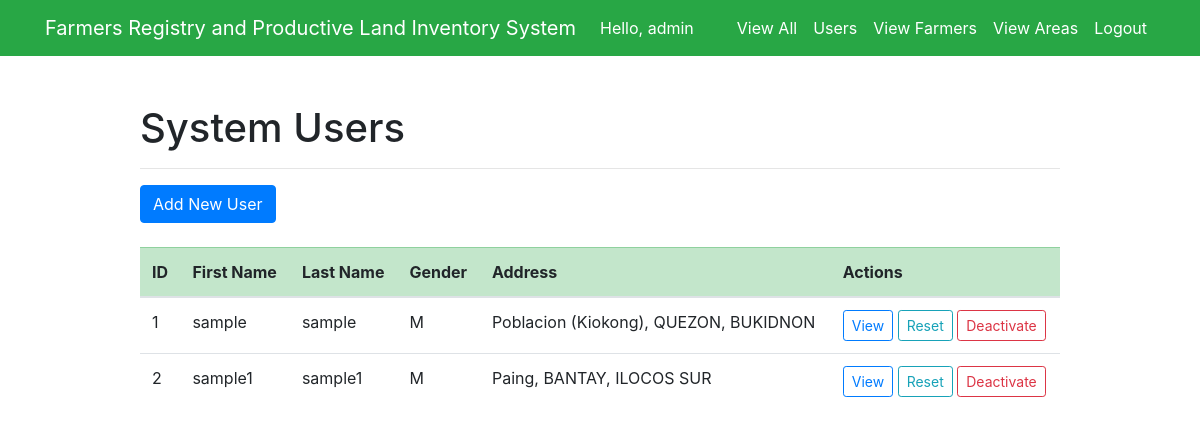
/dashboard/users (signed in), run on the app's committed database.
### test_app/models.py (models this page shows, shortened)
class Profile(models.Model):
    MALE = 'M'
    FEMALE = 'F'
    PERSON_GENDER = [
        (MALE, 'Male'),
        (FEMALE, 'Female'),
    ]
    first_name = models.CharField(max_length=200)
    last_name = models.CharField(max_length=200)
    gender = models.CharField(max_length=1, choices=PERSON_GENDER, default=MALE)
    region = models.CharField(max_length=200)
    province = models.CharField(max_length=200)
    muncity = models.CharField(max_length=200)
    brgy = models.CharField(max_length=200)
    address = models.TextField()
    income_annual = models.FloatField(default=0, blank=True, null=True)
    user_id = models.ForeignKey(settings.AUTH_USER_MODEL, on_delete=models.CASCADE)

### test_app/views.py (the view, shortened to what this page needs)
# urls.py: path('dashboard/users', views.user_list, name='user_list'),
@login_required(login_url='/')
def user_list(request):
    if request.method == 'GET':
        data_entries = Profile.objects.all()
        regions = RegionCode.objects.all()
        groups = Group.objects.all()
        form = ProfileForm()
        userform = UserCreationForm()
        context = {
            'data_entries': data_entries,
            'form': form,
            'regions': regions,
            'userform': userform,
            'groups': groups,
        }
        return render(request, 'test_app/users.html', context)

### test_app/templates/test_app/users.html (shortened to what this page needs)
{% extends 'test_app/base.html' %}
{% block content %}
<div class="row justify-content-center mt-5">
    <div class="col-md-10">
        <h1>System Users</h1>
        <hr>
        <button type="button" class="btn btn-primary" data-toggle="modal" data-target="#addNewUserModal" data-backdrop="static" data-keyboard="false">
            Add New User
        </button>
        <br>
        <br>
        <table class="table table-hover table-stripped table-responsive-md" id="profile_list">
            <thead class="table-success">
                <tr>
                    <th scope="col">ID</th>
                    <th scope="col">First Name</th>
                    <th scope="col">Last Name</th>
                    <th scope="col">Gender</th>
                    <th scope="col">Address</th>
                    <th scope="col" align="center">Actions</th>
                </tr>
            </thead>
            <tbody>
                {% for data in data_entries %}
                    <tr>
                        <td scope="row">{{ data.id }}</td>
                        <td>{{ data.first_name }}</td>
                        <td>{{ data.last_name }}</td>
                        <td>{{ data.gender }}</td>
                        <td>{{ data.address }}</td>
                        <td>
                            <a type="button" class="btn btn-outline-primary btn-sm text-primary" href="#">View</a>
                            <a type="button" class="btn btn-outline-info btn-sm text-info" href="#">Reset</a>
                            <a type="button" class="btn btn-outline-danger btn-sm text-danger" href="#">Deactivate</a>
                        </td>
                    </tr>
                {% endfor %}
            </tbody>
        </table>
    </div>
</div>
{% endblock %}

### test_app/templates/test_app/base.html (shortened to what this page needs)
<!doctype html>
<html lang="en">
<head>
    <link rel="stylesheet" href="https://stackpath.bootstrapcdn.com/bootstrap/4.4.1/css/bootstrap.min.css">
</head>
<body>
<nav class="navbar navbar-expand-md navbar-light bg-success">
<div class="container">
    {% if user.is_superuser %}<a class="navbar-brand" href="{% url 'user_dashboard' %}">{% else %}<a class="navbar-brand" href="{% url 'user_info' %}">{% endif %}
        <span class="text-white">Farmers Registry and Productive Land Inventory System</span>
    </a>
    <div class="collapse navbar-collapse" id="navbarNav">
        {% if user.is_authenticated %}
            <ul class="navbar-nav mr-auto">
                <li class="nav-item">
                    <span class="nav-link text-white">Hello, {{ request.user }}</span>
                </li>
            </ul>
        {% endif %}
    <ul class="navbar-nav ml-auto">
        {% if user.is_authenticated %}
            <li class="nav-item">
                {% if user.is_superuser %}
                    <a href="{% url 'view_all' %}" class="nav-link text-white">View All</a>
                {% endif %}
            </li>
            <li class="nav-item">
                {% if user.is_superuser %}
                    <a href="{% url 'user_list' %}" class="nav-link text-white">Users</a>
                {% endif %}
            </li>
            <li class="nav-item">
                {% if user.is_superuser %}
                    <a href="{% url 'user_dashboard' %}" class="nav-link text-white">View Farmers</a>
                {% endif %}
            </li>
            <li class="nav-item">
                {% if user.is_superuser %}
                    <a href="{% url 'viewarea_dashboard' %}" class="nav-link text-white">View Areas</a>
                {% endif %}
            </li>
            <li class="nav-item">
                <a href="#" onclick="$('#signOutBtn').click()" class="nav-link text-white">Logout</a>
            </li>
        {% endif %}
    </ul>
    </div>
</div>
</nav>
<div class="container">
{% block content %}{% endblock %}
</div>
</body>
</html>

### data on the page
Profile: id "1", first_name "sample", last_name "sample", gender "M", address "Poblacion (Kiokong), QUEZON, BUKIDNON"
Profile: id "2", first_name "sample1", last_name "sample1", gender "M", address "Paing, BANTAY, ILOCOS SUR"

### other printed values
{{ request.user }} "admin"
